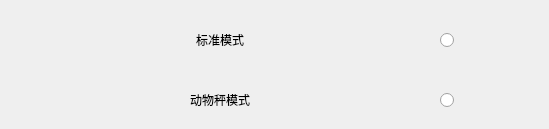
     <widget class="QWidget" name="page_11">
      <widget class="QLabel" name="label_27">
       <property name="geometry">
        <rect>
         <x>20</x>
         <y>80</y>
         <width>400</width>
         <height>40</height>
        </rect>
       </property>
       <property name="styleSheet">
        <string notr="true">font: 12pt &quot;Sans Serif&quot;;</string>
       </property>
       <property name="text">
        <string>动物秤模式</string>
       </property>
       <property name="alignment">
        <set>Qt::AlignCenter</set>
       </property>
      </widget>
      <widget class="QRadioButton" name="radioButton_3">
       <property name="geometry">
        <rect>
         <x>440</x>
         <y>80</y>
         <width>100</width>
         <height>40</height>
        </rect>
       </property>
       <property name="text">
        <string/>
       </property>
      </widget>
      <widget class="QLabel" name="label_28">
       <property name="geometry">
        <rect>
         <x>20</x>
         <y>20</y>
         <width>400</width>
         <height>40</height>
        </rect>
       </property>
       <property name="styleSheet">
        <string notr="true">font: 12pt &quot;Sans Serif&quot;;</string>
       </property>
       <property name="text">
        <string>标准模式</string>
       </property>
       <property name="alignment">
        <set>Qt::AlignCenter</set>
       </property>
      </widget>
      <widget class="QRadioButton" name="radioButton_4">
       <property name="geometry">
        <rect>
         <x>440</x>
         <y>20</y>
         <width>100</width>
         <height>40</height>
        </rect>
       </property>
       <property name="text">
        <string/>
       </property>
      </widget>
     </widget>
